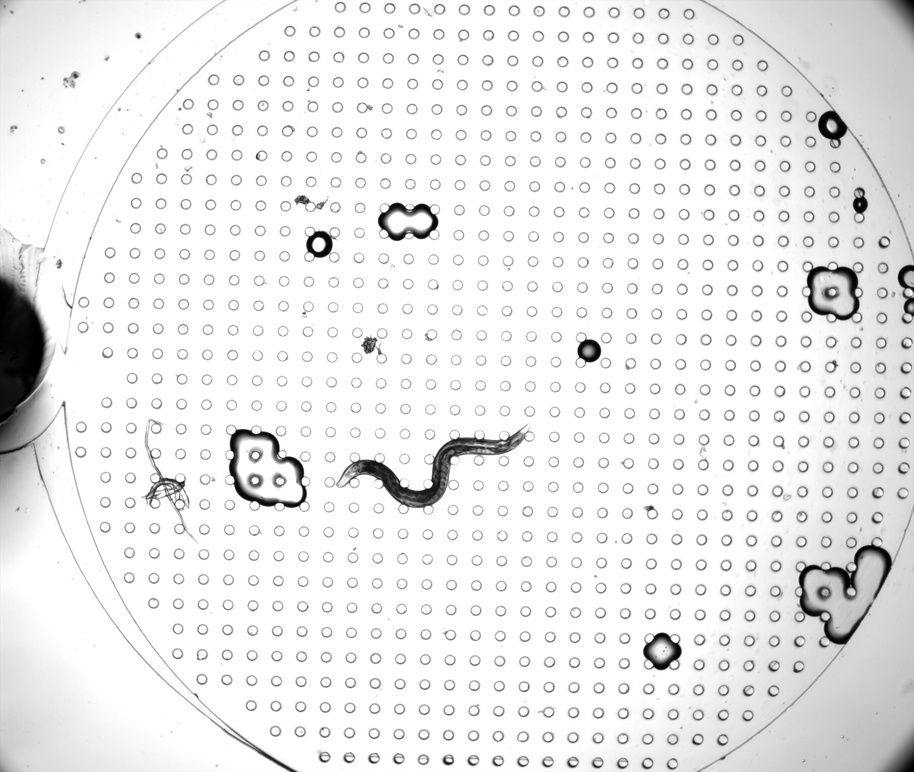
#> input picture frame.jpg, 914 x 772 px, shrunk from 2560 x 2160 before the run
$ python mapping2.py
#> lines starting #> are read from the running program, lines starting #| are printed output that depends on the picture; after the words box and inside, x2 and y2 are one past the last pixel; in counts of white or black regions, pixels touching at a corner belong together; long printed decimals are rounded
import math
import imgstitch
import cv2
import numpy as np
import os
import matplotlib.pyplot as plt
from skimage.morphology import skeletonize
import shutil

folder = 'worm_cuts'
for filename in os.listdir(folder):
    file_path = os.path.join(folder, filename)
    try:
        if os.path.isfile(file_path) or os.path.islink(file_path):
            os.unlink(file_path)
        elif os.path.isdir(file_path):
            shutil.rmtree(file_path)
    except Exception as e:
        print('Failed to delete %s. Reason: %s' % (file_path, e))


frame = cv2.imread('frame.jpg', cv2.COLOR_BGR2GRAY)
#> frame is the input picture: shape (772, 914); min 0, max 255, mean 235
mask = cv2.imread('masked_worm.jpg', cv2.COLOR_BGR2GRAY)
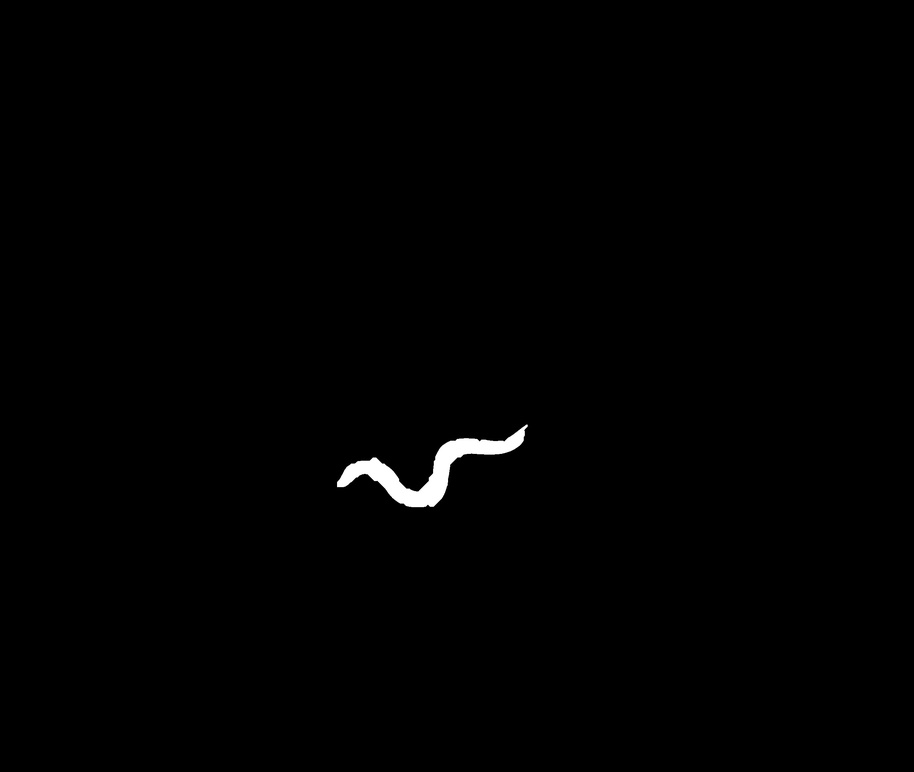
#> input picture masked_worm.jpg, 914 x 772 px, shrunk from 2560 x 2160 before the run
#> mask is the input picture: shape (772, 914); min 0, max 255, mean 1.4
maskbin = mask == 255
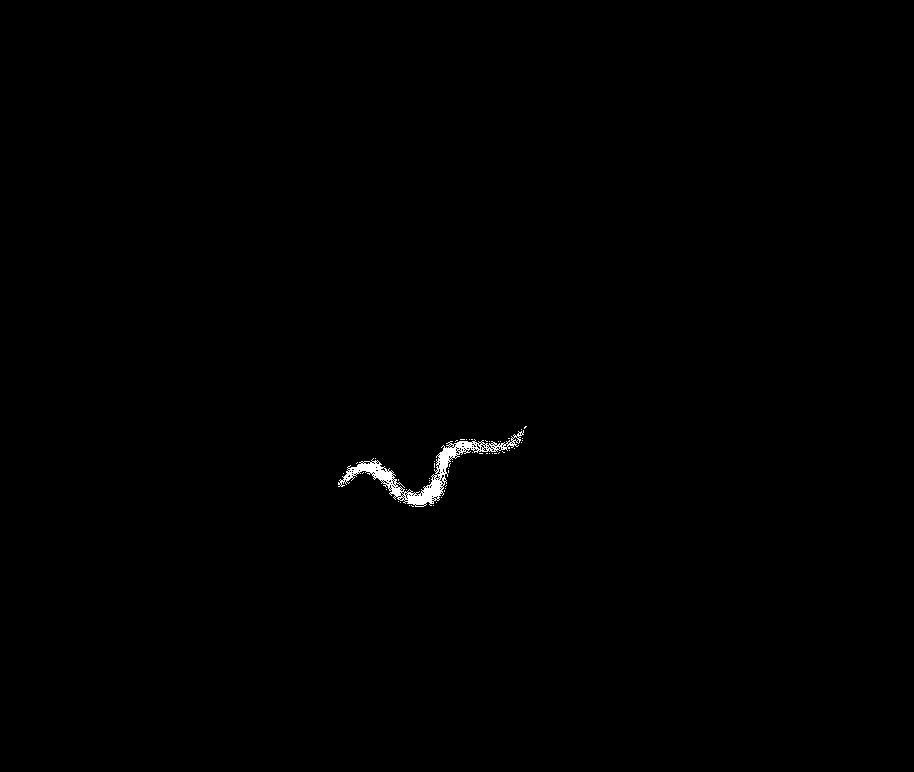
#> maskbin: shape (772, 914) bool; 0.33% white; 52 white regions (51 under 20 px), largest, box (x1, y1, x2, y2) and area: (338, 430, 524, 507) 2240
worm_img = maskbin * frame


# Now lets cut the worm into square pieces and keep the one which has worm only

def get_headtail(img):
    H, W = img.shape
#> H = 772; W = 914
    print(H, W)
#| 772 914

    for h in range(H):
        # find the head of the worm
        if np.sum(img[h, :]) > 0:
            head_x = h
            print('found the head of the worm at x-axis {}'.format(h))
            break

    for h in range(H - 1, 0, -1):
        # find the head of the worm
        if np.sum(img[h, :]) > 0:
            tail_x = h
            print('found the tail of the worm at x-axis {}'.format(h))
            break

    # find the head tail coordinate

    list_of_y = []
    for w in range(W):
        if img[head_x, w]:
            list_of_y.append(w)
#> after the loop, list_of_y = [525, 526]

    head_y = int(np.median(list_of_y))
#> head_y = 525

    # find the head tail coordinate

    list_of_y = []
    for w in range(W):
        if img[tail_x, w]:
            list_of_y.append(w)
#> after the loop, list_of_y = [412, 413, 415, 416, 417, 418, 419, 420, 421, 422, 423]

    tail_y = int(np.median(list_of_y))
#> tail_y = 418

    print('Head is at ({},{}), and tail is at ({},{}).'.format(head_x, head_y, tail_x, tail_y))
#| Head is at (426,525), and tail is at (506,418).

    return head_x, head_y, tail_x, tail_y


head_x, head_y, tail_x, tail_y = get_headtail(maskbin)
#> head_x = 426; head_y = 525; tail_x = 506; tail_y = 418


# [31 lines of commented-out code are left out]

def find_backbone(head_x, head_y, img):
#> called with head_x = 426, head_y = 525
    H, W = img.shape
#> H = 772; W = 914
    backbone = [(head_x, head_y)]
#> backbone = [(426, 525)]
    for h in range(head_x + 1, tail_x + 1):
        alist = []
        for w in range(W):
            if img[h, w]:
                alist.append(w)
        temp_y = int(np.mean(alist))
        backbone.append((h, temp_y))
#> after the loop, backbone = 81 pairs, first value 426 to 506, second value 381 to 525

    A = np.array(backbone).reshape((len(backbone), 2))
#> A has the same summary as backbone

    return A


A = find_backbone(head_x, head_y, maskbin)
#> A has the same summary as backbone in find_backbone

Amap = np.zeros((len(A), 1))
#> Amap = 81 values from 0 to 0

# Find the length of the worm
length = 0
for i in range(len(A) - 1):
    x1 = A[i, 0]
    x2 = A[i + 1, 0]
    y1 = A[i, 1]
    y2 = A[i + 1, 1]
    Amap[i] = int(length + head_x)

    length = length + np.sqrt((y1 - y2) ** 2 + (x1 - x2) ** 2)
#> this loop made 80 passes
#> (y1, y2, length) on passes 1 to 12: (525, 524, 1.41), (524, 524, 2.41), (524, 521, 5.58), (521, 523, 7.81), (523, 520, 10.97), (520, 520, 11.97), (520, 520, 12.97), (520, 519, 14.39), (519, 517, 16.63), (517, 514, 19.79), (514, 516, 22.02), (516, 514, 24.26)
#> after the loop, Amap = 81 values, max 732 at index 79, min 0 at index 80, mean 594.3; length = 311.9

Amap[i] = int(length + head_x)

length = length + np.sqrt((y1 - y2) ** 2 + (x1 - x2) ** 2)
#> length = 317
Amap[i + 1] = int(length + head_x)

print(length)
#| 316.957
A = np.append(A, Amap, 1)
#> A = 81 rows, first 8: [426, 525, 426], [427, 524, 427], [428, 524, 428], [429, 521, 431], [430, 523, 433], [431, 520, 436], [432, 520, 437], [433, 520, 438]

cutpts_x = np.append(A[::10, 0], A[-1, 0])
#> cutpts_x = [426, 436, 446, 456, 466, 476, 486, 496, 506, 506]
cutpts_y = np.append(A[::10, 1], A[-1, 1])
#> cutpts_y = [525, 514, 477, 446, 390, 387, 408, 417, 417, 417]
cutpts = list(np.dstack([cutpts_x.flat, cutpts_y.flat])[0])
#> cutpts = [[426, 525], [436, 514], [446, 477], [456, 446], [466, 390], [476, 387], [486, 408], [496, 417], [506, 417], [506, 417]]

# [58 lines of commented-out code are left out]

frame2 = np.zeros(maskbin.shape)
wn = 0
while len(cutpts) > 1:
    temp_frame = frame2.copy()
    pts = cutpts.pop(0)
    x1, y1 = pts
    x2, y2 = cutpts[0]
    temp_frame[int(x1):int(x2)] = worm_img[int(x1):int(x2)]
    # plt.title('cut')
    # plt.imshow(temp_frame)
    # plt.show()

    # center point
    cx, cy = temp_frame.shape

    angle = math.degrees(math.atan((y2 - y1) / (x2 - x1)))

    if y2 > y1 or angle < 90:  # I have to cross-check the logic
        angle = -angle
    else:
        angle = 90 - angle

    # Create a rotation matrix
    rotation_matrix = cv2.getRotationMatrix2D((cx // 2, cy // 2), angle, scale=1.0)
    R = rotation_matrix[:, 0:2]

    # [5 lines of commented-out code are left out]

    rotated_image = cv2.warpAffine(temp_frame, rotation_matrix, (temp_frame.shape[1], temp_frame.shape[0]))

    # plt.title('rotated at {} angle'.format(angle))
    # plt.imshow(rotated_image)
    # plt.show()

    # now get only the meat slice
#> (the run stopped early here; a loop or call above may not have finished)
